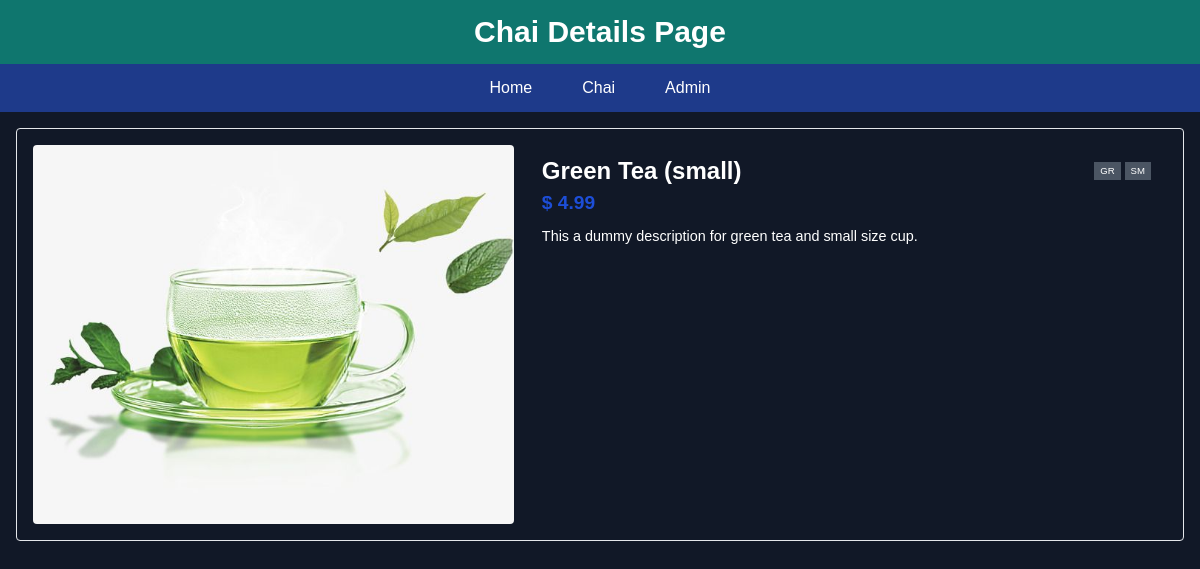
The page /chai/3/ on the database its author committed.
### chai_app/models.py (models this page shows, shortened)
class ChaiVariety(models.Model):
  CHAI_TYPE = (
    ("PL", "PLAIN"),
    ("MS", "MASALA"),
    ("GG", "GINGER"),
    ("GR", "GREEN"),
  )
  CHAI_SIZE = (
    ("SM", "SMALL"),
    ("MD", "MEDIUM"),
  )
  name = models.CharField(max_length=50)
  image = models.ImageField(upload_to='chais')
  price = models.DecimalField(max_digits=5, decimal_places=2, default=9.99)
  size = models.CharField(max_length=2, choices=CHAI_SIZE)
  type = models.CharField(max_length=2, choices=CHAI_TYPE)
  description = models.TextField(max_length=250,default='Description yet to be added.')
  added_on = models.DateTimeField(default=timezone.now)

### chai_app/views.py (the view)
# urls.py: path('<int:chai_id>/', views.chai_details, name='chai_details'),
def chai_details(request, chai_id):
  chai = get_object_or_404(ChaiVariety, pk=chai_id)
  return render(request, 'chai_app/chai_details.html', {'chai': chai})

### chai_app/templates/chai_app/chai_details.html (shortened to what this page needs)
{% extends "layout.html" %}
{% block header %}Chai Details Page{% endblock %}
{% block content %}
  <div class="grid sm:grid-cols-[minmax(200px,_3fr)_4fr] sm:max-w-[1280px] m-auto p-4 gap-3 border rounded">
    <div class="max-h-[350px] sm:max-h-[400px] overflow-hidden rounded">
      <img src="{{chai.image.url}}" class="max-h-full sm:max-h-full w-full">
    </div>
    <div class="text-left text-[max(4.5vw,_14px)] sm:text-[max(2vw,_21px)] py-2 px-4 rounded">
      <div class="flex items-center justify-between">
        <strong>
          {{chai.name}}
        </strong>
        <div class="flex gap-1 text-[0.4em]">
          <p class="bg-gray-600 px-1.5 py-0.5">{{chai.type}}</p>
          <p class="bg-gray-600 px-1.5 py-0.5">{{chai.size}}</p>
        </div>
      </div>
      <p class="text-[0.8em] text-blue-700 font-semibold mb-2">&dollar; {{chai.price}}</p>
      <div class="detail-body text-[0.6em]">
        <p>{{chai.description}}</p>
      </div>
    </div>
  </div>
{% endblock %}

### static/style.css (style rules this page uses)
* { padding: 0; margin: 0; box-sizing: border-box; font-family: Arial, Helvetica, sans-serif; }

### rows shown on the page
ChaiVariety: image (picture), name "Green Tea (small)", type "GR", size "SM", price "4.99", description "This a dummy description for green tea and small size cup."
